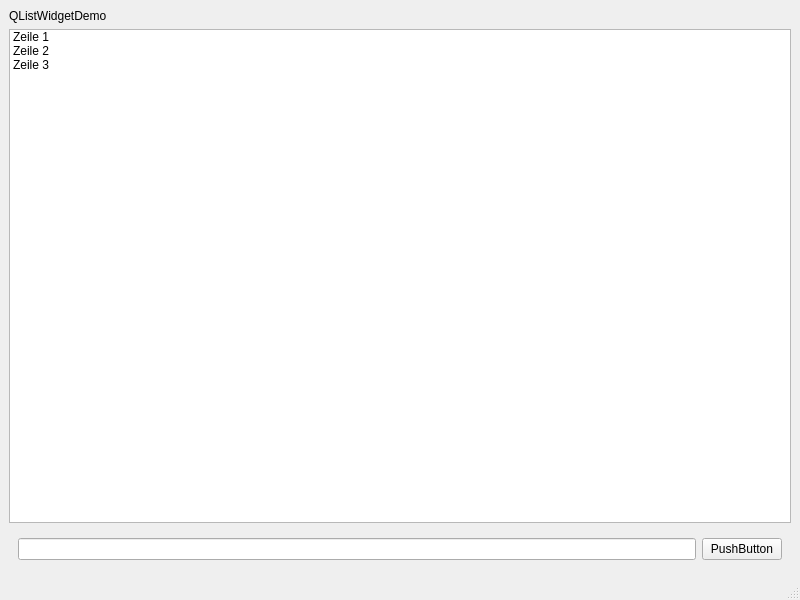
<?xml version="1.0" encoding="UTF-8"?>
<ui version="4.0">
 <class>MainWindow</class>
 <widget class="QMainWindow" name="MainWindow">
  <property name="geometry">
   <rect>
    <x>0</x>
    <y>0</y>
    <width>800</width>
    <height>600</height>
   </rect>
  </property>
  <property name="windowTitle">
   <string>MainWindow</string>
  </property>
  <widget class="QWidget" name="centralwidget">
   <layout class="QVBoxLayout" name="verticalLayout">
    <item>
     <widget class="QLabel" name="label">
      <property name="text">
       <string>QListWidgetDemo</string>
      </property>
     </widget>
    </item>
    <item>
     <widget class="QListWidget" name="listWidget">
      <item>
       <property name="text">
        <string>Zeile 1</string>
       </property>
      </item>
      <item>
       <property name="text">
        <string>Zeile 2</string>
       </property>
      </item>
      <item>
       <property name="text">
        <string>Zeile 3</string>
       </property>
      </item>
     </widget>
    </item>
    <item>
     <widget class="QWidget" name="widget" native="true">
      <property name="styleSheet">
       <string notr="true"/>
      </property>
      <layout class="QHBoxLayout" name="horizontalLayout">
       <item>
        <widget class="QLineEdit" name="lineEdit"/>
       </item>
       <item>
        <widget class="QPushButton" name="addButton">
         <property name="text">
          <string>PushButton</string>
         </property>
        </widget>
       </item>
      </layout>
     </widget>
    </item>
   </layout>
  </widget>
  <widget class="QMenuBar" name="menubar">
   <property name="geometry">
    <rect>
     <x>0</x>
     <y>0</y>
     <width>800</width>
     <height>39</height>
    </rect>
   </property>
  </widget>
  <widget class="QStatusBar" name="statusbar"/>
 </widget>
 <resources/>
 <connections/>
</ui>
